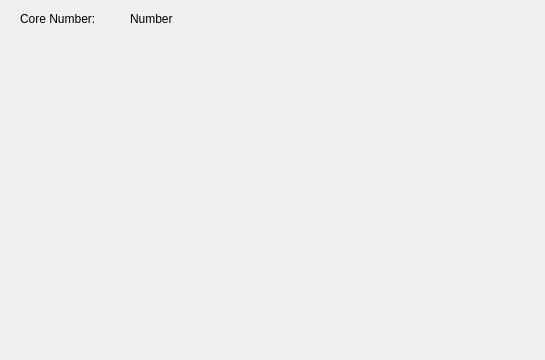
<?xml version="1.0" encoding="UTF-8"?>
<ui version="4.0">
 <class>Grafico</class>
 <widget class="QDialog" name="Grafico">
  <property name="geometry">
   <rect>
    <x>0</x>
    <y>0</y>
    <width>545</width>
    <height>360</height>
   </rect>
  </property>
  <property name="windowTitle">
   <string>Dialog</string>
  </property>
  <widget class="QLabel" name="label">
   <property name="geometry">
    <rect>
     <x>20</x>
     <y>10</y>
     <width>111</width>
     <height>17</height>
    </rect>
   </property>
   <property name="text">
    <string>Core Number:</string>
   </property>
  </widget>
  <widget class="QLabel" name="label2">
   <property name="geometry">
    <rect>
     <x>130</x>
     <y>10</y>
     <width>67</width>
     <height>17</height>
    </rect>
   </property>
   <property name="text">
    <string>Number</string>
   </property>
  </widget>
  <widget class="QCustomPlot" name="customPlot" native="true">
   <property name="geometry">
    <rect>
     <x>29</x>
     <y>39</y>
     <width>491</width>
     <height>301</height>
    </rect>
   </property>
  </widget>
 </widget>
 <customwidgets>
  <customwidget>
   <class>QCustomPlot</class>
   <extends>QWidget</extends>
   <header>qcustomplot.h</header>
   <container>1</container>
  </customwidget>
 </customwidgets>
 <resources/>
 <connections/>
</ui>
